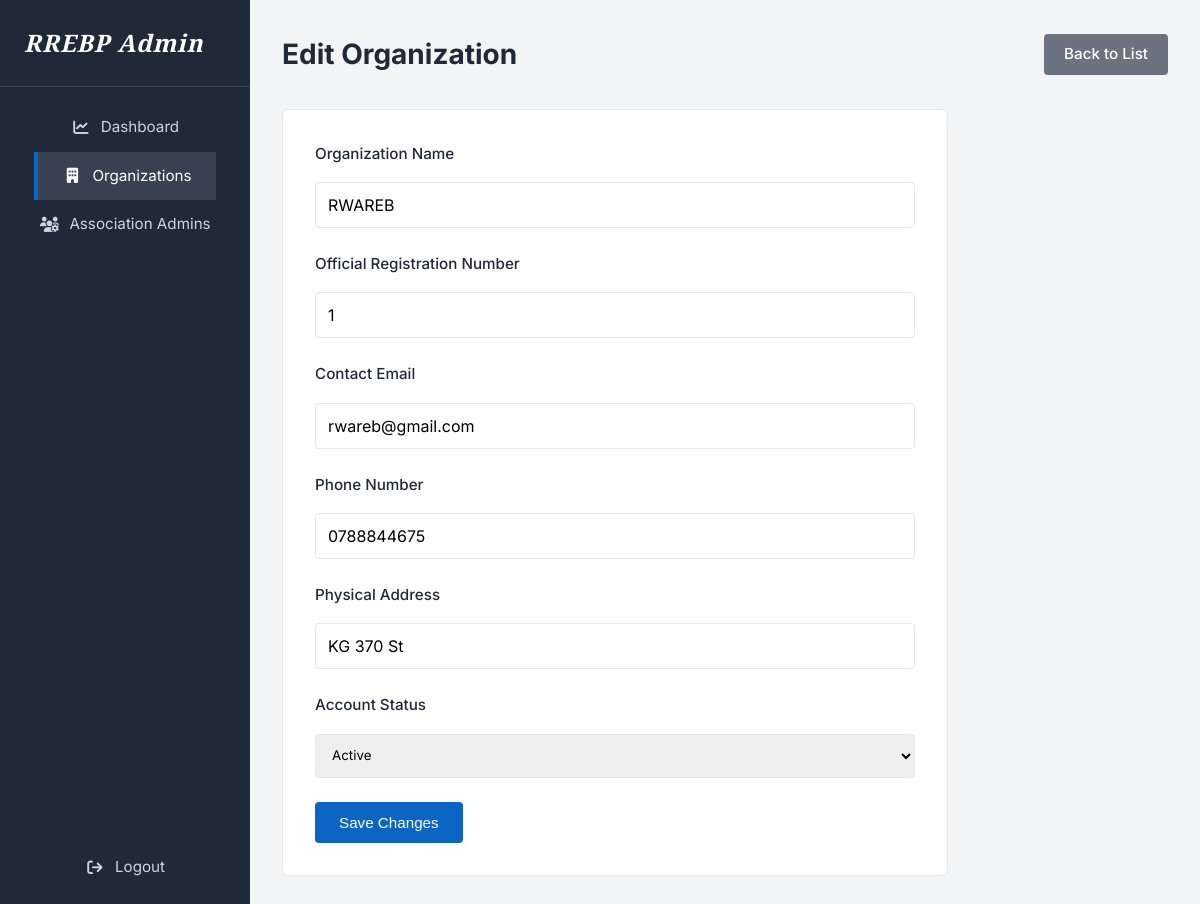
Screenshot of /spdash/organizations/482628bf-aa18-48ce-bec1-1044123e742d/edit (signed in) with the database file from the repository.
### models.py (models this page shows)
class Organization(db.Model):
    __tablename__ = 'organizations'
    id = db.Column(db.String(36), primary_key=True, default=generate_uuid)
    name = db.Column(db.String(150), unique=True, nullable=False)
    registration_number = db.Column(db.String(100), unique=True, nullable=False)
    email = db.Column(db.String(150), nullable=False)
    phone = db.Column(db.String(30), nullable=False)
    address = db.Column(db.Text, nullable=True)
    status = db.Column(db.String(20), default='Active')  # 'Active' or 'Suspended'
    created_by = db.Column(db.String(36), db.ForeignKey('super_admins.id'), nullable=False)
    created_at = db.Column(db.DateTime, default=datetime.utcnow)
    updated_at = db.Column(db.DateTime, default=datetime.utcnow, onupdate=datetime.utcnow)
    admins = db.relationship('AssociationAdmin', backref='organization', lazy=True)

### superadmin.py (the view, shortened to what this page needs)
@superadmin.route('/spdash/organizations/<org_id>/edit', methods=['GET', 'POST'])
@login_required
def edit_organization(org_id):
    org = Organization.query.get_or_404(org_id)
    return render_template("sp_org_form.html", org=org)

### superadmin.py (called while the page is built)
def login_required(f):
    @wraps(f)
    def decorated_function(*args, **kwargs):
        if 'superadmin_id' not in session:
            return redirect(url_for('superadmin.login'))
        return f(*args, **kwargs)
    return decorated_function

### templates/sp_org_form.html (shortened to what this page needs)
{% extends "sp_base.html" %}
{% block content %}
<div class="admin-header">
    <h1>{{ 'Edit Organization' if org else 'Register New Organization' }}</h1>
    <a href="{{ url_for('superadmin.organizations') }}" class="btn-primary" style="background-color: #6B7280;">Back to List</a>
</div>
<div class="form-card">
    <form action="{{ url_for('superadmin.edit_organization', org_id=org.id) if org else url_for('superadmin.new_organization') }}" method="POST">
        <div class="form-group">
            <label for="name">Organization Name</label>
            <input type="text" id="name" name="name" value="{{ org.name if org else '' }}" required>
        </div>
        <div class="form-group">
            <label for="registration_number">Official Registration Number</label>
            <input type="text" id="registration_number" name="registration_number" value="{{ org.registration_number if org else '' }}" required>
        </div>
        <div class="form-group">
            <label for="email">Contact Email</label>
            <input type="email" id="email" name="email" value="{{ org.email if org else '' }}" required>
        </div>
        <div class="form-group">
            <label for="phone">Phone Number</label>
            <input type="text" id="phone" name="phone" value="{{ org.phone if org else '' }}" required>
        </div>
        <div class="form-group">
            <label for="address">Physical Address</label>
            <input type="text" id="address" name="address" value="{{ org.address if org else '' }}">
        </div>
        {% if org %}
        <div class="form-group">
            <label for="status">Account Status</label>
            <select id="status" name="status">
                <option value="Active" {% if org.status == 'Active' %}selected{% endif %}>Active</option>
            </select>
        </div>
        {% endif %}
        <button type="submit" class="btn-primary" style="padding: 0.75rem 1.5rem;">
            {{ 'Save Changes' if org else 'Register Organization' }}
        </button>
    </form>
</div>
{% endblock %}

### static/css/style.css (style rules this page uses)
:root { --bg-white: #FFFFFF; --text-dark: #1F2937; --text-muted: #6B7280; --border-grey: #E5E7EB; --hover-grey: #F3F4F6; --btn-blue: #0A66C2; --btn-blue-hover: #004182; --footer-bg: #2f426b; }
body { font-family: 'Inter', sans-serif; background-color: var(--bg-white); color: var(--text-dark); margin: 0; padding: 0; line-height: 1.6; display: flex; flex-direction: column; min-height: 100vh; }
.btn-primary { background-color: var(--btn-blue); color: var(--bg-white); padding: 0.5rem 1.25rem; border-radius: 4px; text-decoration: none; font-weight: 500; font-size: 0.95rem; transition: background-color 0.2s; border: none; cursor: pointer; }
.form-group { display: flex; flex-direction: column; gap: 0.5rem; }
.form-group label { font-weight: 600; color: var(--text-dark); font-size: 0.95rem; }
.form-group input { padding: 0.75rem; border: 1px solid var(--border-grey); border-radius: 4px; font-size: 1rem; font-family: 'Inter', sans-serif; transition: border-color 0.2s, box-shadow 0.2s; }

### static/css/admin_style.css (style rules this page uses)
.admin-header { display: flex; justify-content: space-between; align-items: center; margin-bottom: 2rem; }
.admin-header h1 { margin: 0; font-size: 1.75rem; color: var(--text-dark); }

### templates/sp_org_form.html (style rules this page uses)
.form-card { background-color: var(--bg-white); padding: 2rem; border-radius: 6px; border: 1px solid var(--border-grey); max-width: 600px; }
.form-group { margin-bottom: 1.5rem; display: flex; flex-direction: column; }
.form-group label { font-weight: 500; margin-bottom: 0.5rem; color: var(--text-dark); }
.form-group input, .form-group select { padding: 0.75rem; border: 1px solid var(--border-grey); border-radius: 4px; font-family: 'Inter', sans-serif; }

### rows the page displays
Organization: name "RWAREB", registration_number "1", email "rwareb@gmail.com", phone "0788844675", address "KG 370 St", status "Active"

### other values shown
{{ 'Edit Organization' if org else 'Register New Organization' }} "Edit Organization"
{{ 'Save Changes' if org else 'Register Organization' }} "Save Changes"
